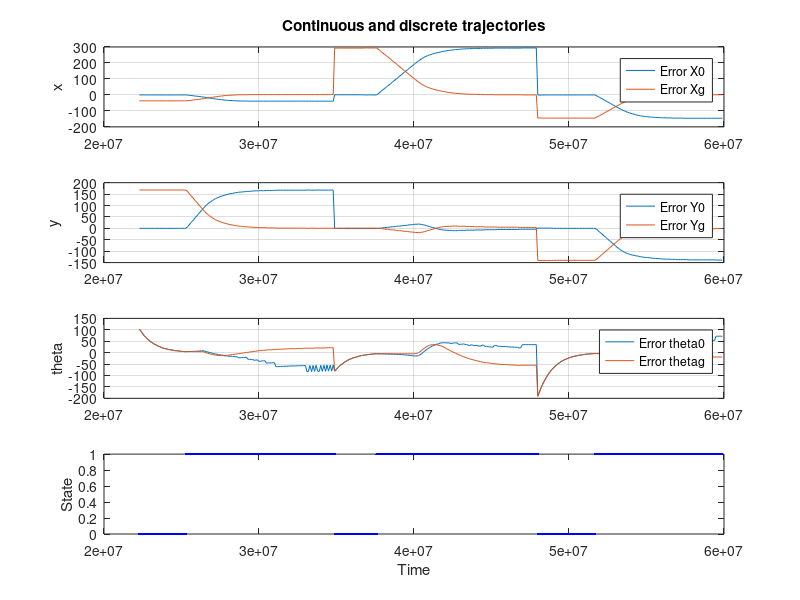

This figure's MATLAB source:
close all, clear all, clc

DATA = dlmread('task19.txt');
DATA2 = dlmread('task19_serial.txt');

angle1 = DATA(:,2);
time1 = DATA(:,1);

time2 = DATA2(:,1);

% plot(time1,angle1)
% ylabel('dp')
% xlabel('Time')

time2 = DATA2(:,1);
thetad= DATA2(:,2);
x0d= DATA2(:,3);
y0d= DATA2(:,4);
thetag= DATA2(:,5);
xg= DATA2(:,6);
yg= DATA2(:,7);
state= DATA2(:,8);


figure(88)


subplot(4,1,1)

plot(time2,x0d)
hold on
plot(time2,xg)
legend('Error X0','Error Xg')
ylabel('x')
grid on
title('Continuous and discrete trajectories')

subplot(4,1,2)
plot(time2,y0d)
hold on
plot(time2,yg)
legend('Error Y0','Error Yg')
ylabel('y')
grid on


subplot(4,1,3)
plot(time2,thetad)
hold on
plot(time2,thetag)
legend('Error theta0','Error thetag')
ylabel('theta')
grid on

subplot(4,1,4)
stairs(time2,state,'.b')
ylabel('State')
xlabel('Time')


% 
% figure(89)
% title('Title')
% subplot(4,1,1)
% plot(time2,xg)
% ylabel('x')
% xlabel('Time')
% 
% subplot(4,1,2)
% plot(time2,yg)
% ylabel('y')
% xlabel('Time')
% 
% subplot(4,1,3)
% plot(time2,thetag)
% ylabel('thetaR')
% xlabel('Time')
% 
% subplot(4,1,4)
% stairs(time2,state)
% ylabel('State')
% xlabel('Time')
% 




